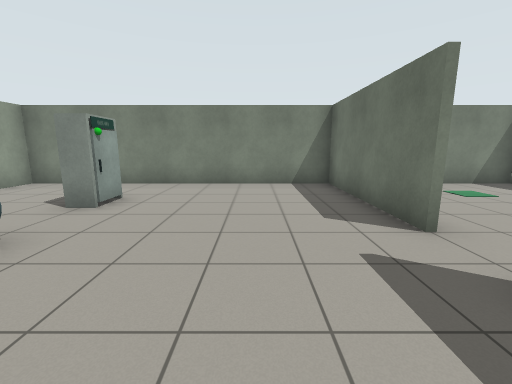
[1] (above)

18 first-person views from a walk through a Gazebo world. The camera is 1.2 m above the floor, tilts 10° down and sees 90° across. The floor is counted in squares, 1 m on a side. Each view is taken from the middle of a square. On the plan, view 1 faces up. The plan holds only what a view shows up to about 12 squares ahead; the rest is blank. Robots are left out.

[2]
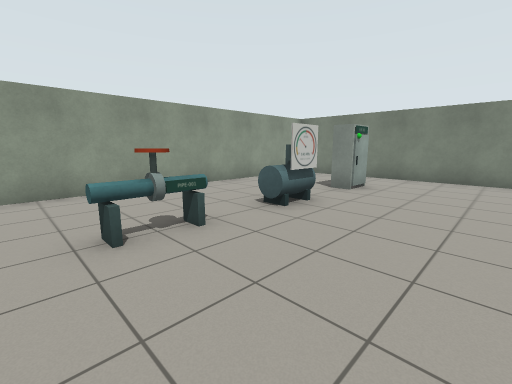

[3]
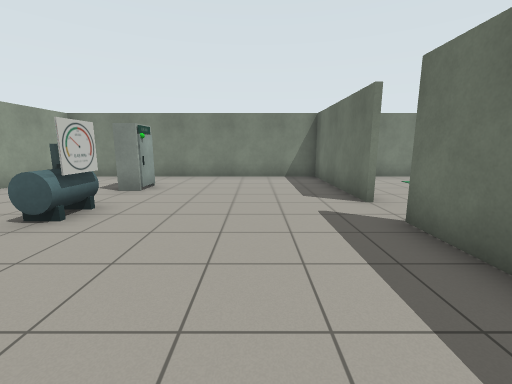

[4]
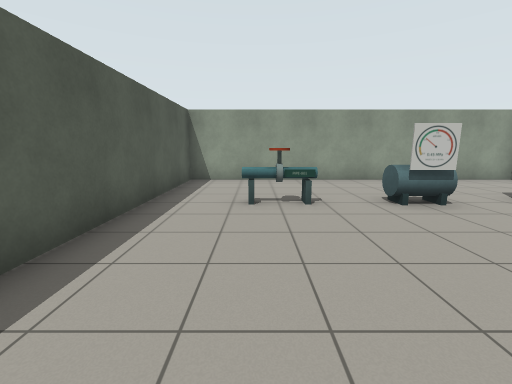

[5]
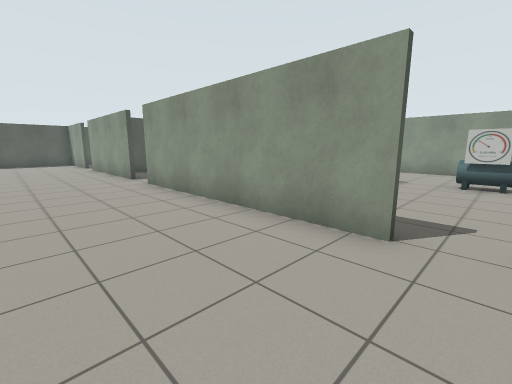

[6]
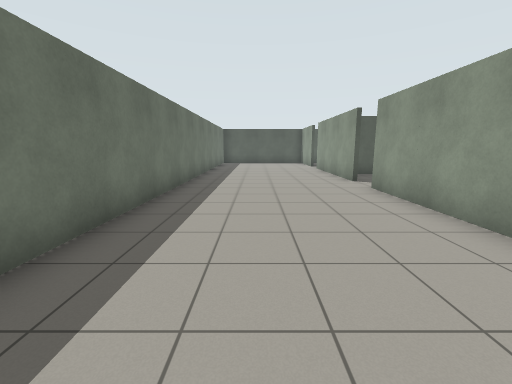

[7]
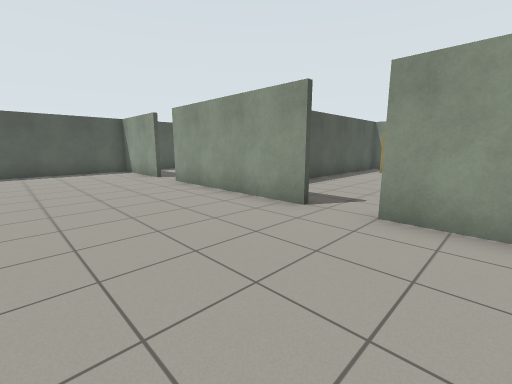

[8]
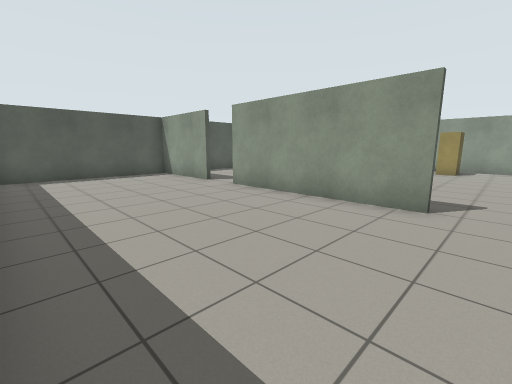

[9]
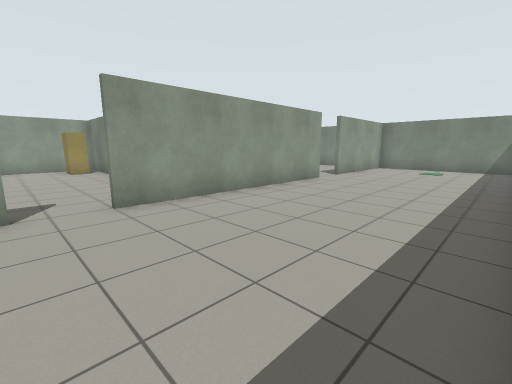

[10]
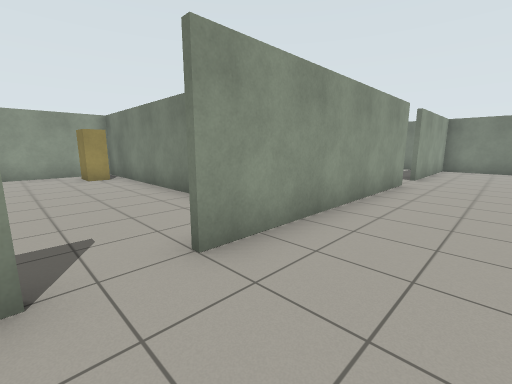

[11]
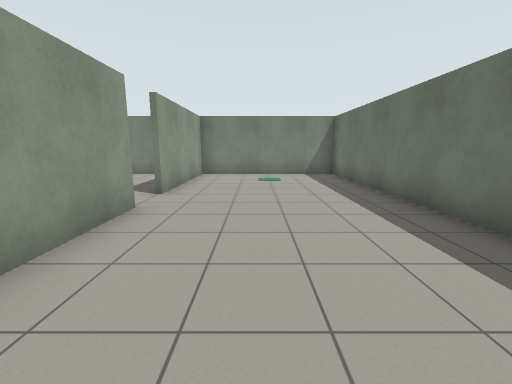

[12]
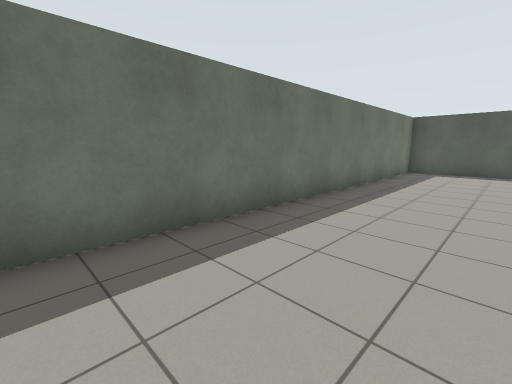

[13]
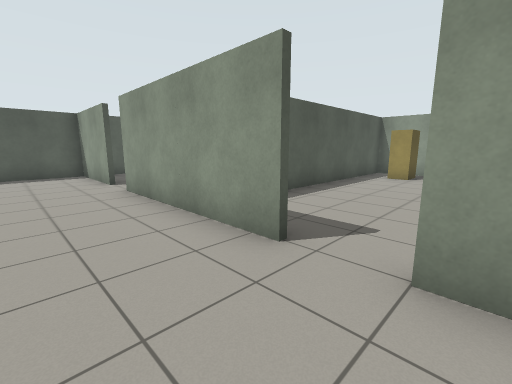

[14]
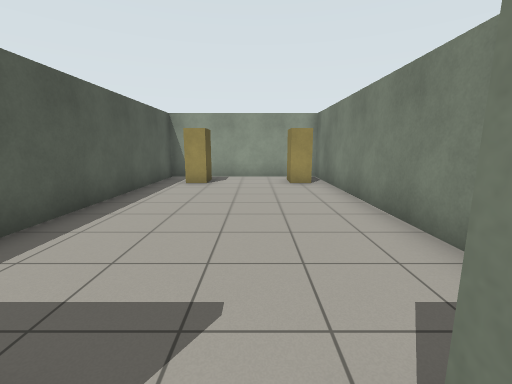

[15]
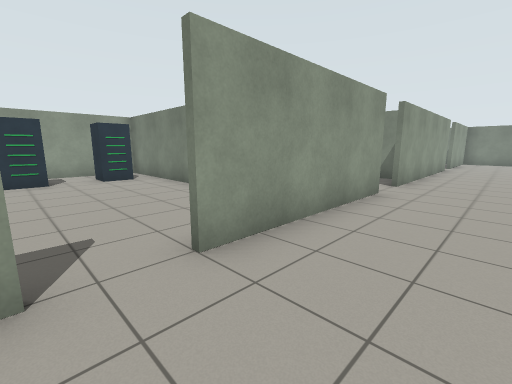

[16]
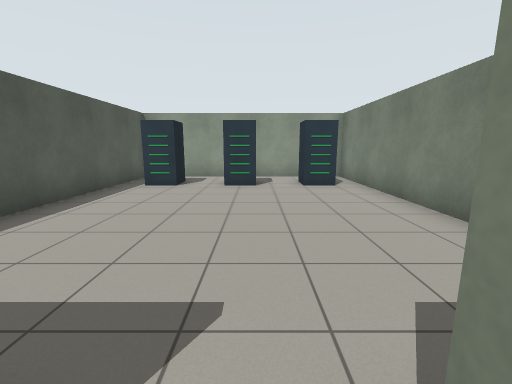

[17]
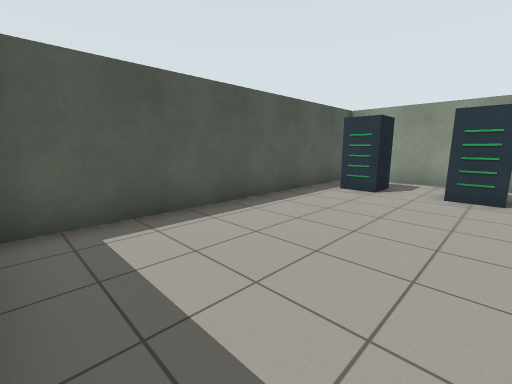

[18]
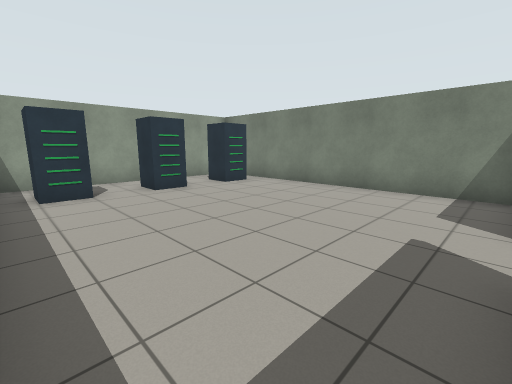

### Floor plan
Ten units are one square. View 1 is at (0, 0); x grows to the right and y downward. Boxes are objects, and circles mark ways between rooms. Rooms are numbered by the first view taken in them; rooms with no view inside come last. Other rooms are left out.
<svg viewBox="-80 -90 169 269">
<path fill="none" stroke="#000" d="M24 -35 24 -85M24 -2 24 -20M-75 34 -2 34M30 -84 -74 -84 -74 31M26 69 26 125M26 -21 26 55M26 139 26 174 84 174 84 -84 30 -84M26 -85 26 -35M-74 91 -74 171M-71 174 21 174M21 96 -75 96M-74 31 -74 91M19 36 -75 36M-75 94 16 94"/>
<rect x="-45" y="-35" width="10" height="20" fill="#bbb"><title>other object</title></rect>
<rect x="-45" y="-65" width="20" height="20" fill="#bbb"><title>other object</title></rect>
<rect x="-35" y="-5" width="10" height="20" fill="#bbb"><title>pipe</title></rect>
<rect x="-35" y="-35" width="10" height="20" fill="#bbb"><title>white box</title></rect>
<rect x="-35" y="-55" width="10" height="10" fill="#bbb"><title>other object</title></rect>
<rect x="-65" y="155" width="10" height="10" fill="#bbb"><title>blue box</title></rect>
<rect x="-65" y="125" width="10" height="20" fill="#bbb"><title>blue box</title></rect>
<rect x="-65" y="105" width="10" height="10" fill="#bbb"><title>blue box</title></rect>
<rect x="-55" y="155" width="10" height="10" fill="#bbb"><title>other object</title></rect>
<rect x="-55" y="125" width="10" height="20" fill="#bbb"><title>other object</title></rect>
<rect x="-55" y="105" width="10" height="10" fill="#bbb"><title>other object</title></rect>
<rect x="-65" y="75" width="10" height="10" fill="#bbb"><title>cabinet</title></rect>
<rect x="-65" y="35" width="10" height="20" fill="#bbb"><title>cabinet</title></rect>
<circle cx="30" cy="-30" r="3" fill="#2a7"/>
<circle cx="30" cy="130" r="3" fill="#2a7"/>
<circle cx="30" cy="60" r="3" fill="#2a7"/>
<text x="-30" y="-30">1</text>
<text x="60" y="50">2</text>
<text x="-30" y="130">3</text>
<text x="-30" y="60">4</text>
</svg>
Room 1 opens to room 2. Room 2 opens to room 3. Room 2 opens to room 4.

Where each view was taken, in squares from view 1:
view 1: 0 up, 0 right, facing up
view 2: 2 down, 0 right, facing up-left
view 3: 2 down, 0 right, facing up
view 4: 1 down, 2 right, facing left
view 5: 3 up, 6 right, facing down-left
view 6: 2 up, 6 right, facing down
view 7: 4 down, 7 right, facing down-left
view 8: 6 down, 8 right, facing down-left
view 9: 7 down, 8 right, facing up-left
view 10: 7 down, 5 right, facing up-left
view 11: 3 down, 5 right, facing up
view 12: 4 down, 5 right, facing down-right
view 13: 5 down, 5 right, facing down-left
view 14: 6 down, 3 right, facing left
view 15: 14 down, 5 right, facing up-left
view 16: 13 down, 3 right, facing left
view 17: 13 down, 2 right, facing down-left
view 18: 17 down, 2 right, facing up-left
